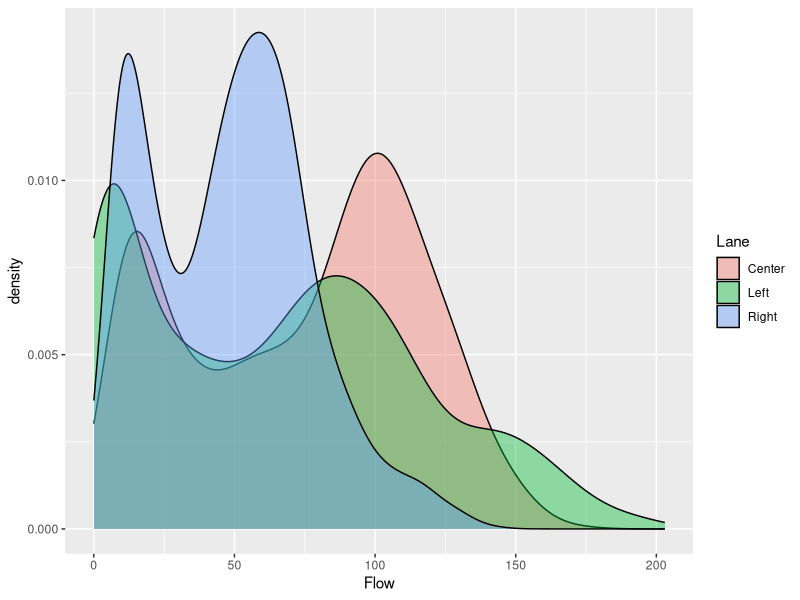
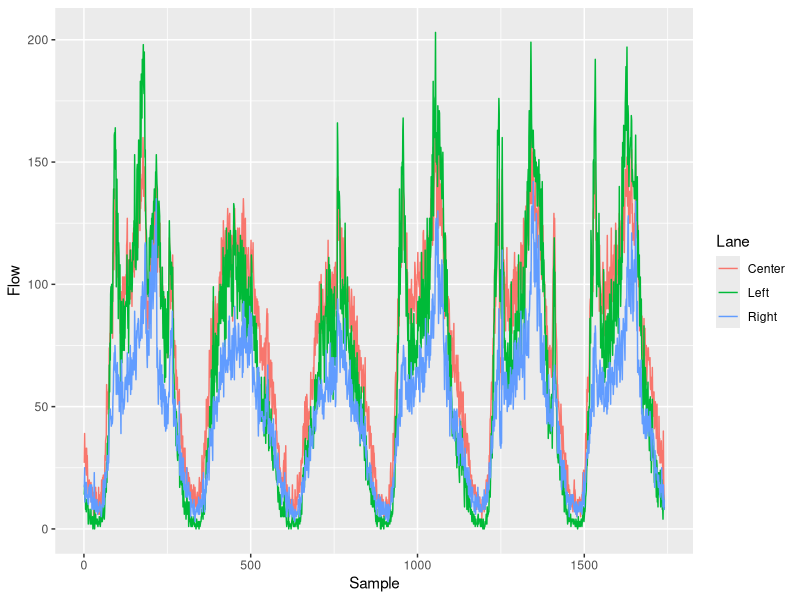
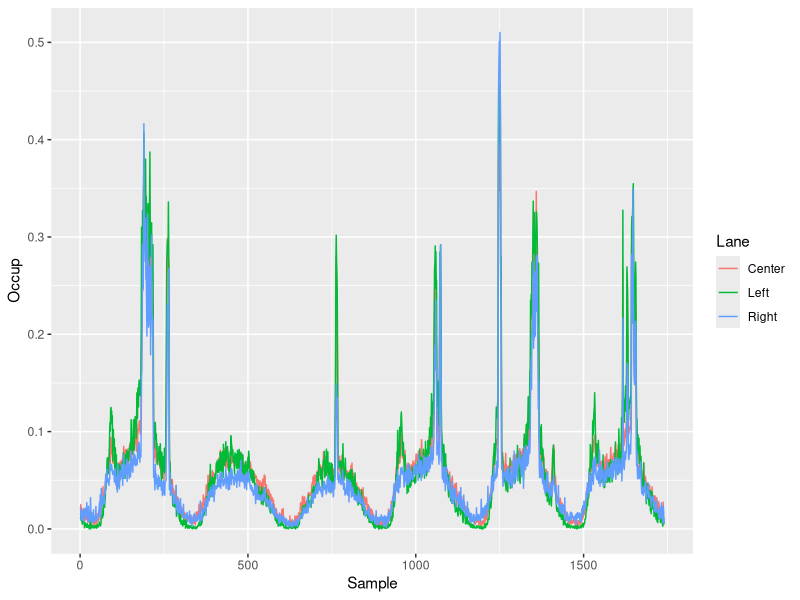
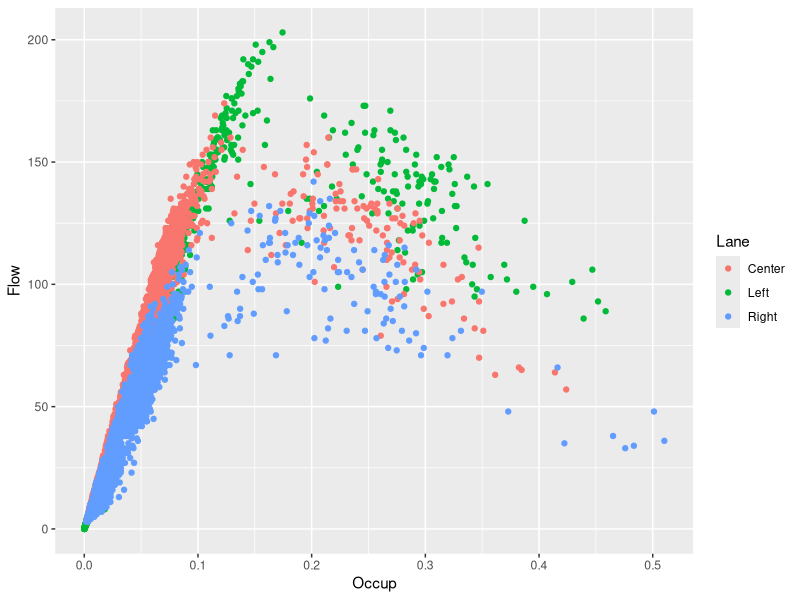

Source code (R) for these figures, in order:
library(dplyr)
library(ggplot2)

t <- read.csv('traffic.csv')

ggplot(t, aes(x = Flow, fill = Lane)) +
    geom_density(alpha = 0.4)

ggplot(t, aes(x = Sample, y = Flow, color = Lane)) +
  geom_line()

ggplot(t, aes(x = Sample, y = Occup, color = Lane)) +
  geom_line()

ggplot(t, aes(x = Occup, y = Flow, color = Lane)) +
  geom_point()

t %>% group_by(Lane) %>% 
  summarise(avFlow = mean(Flow),
            medFlow = median(Flow),
            sdFlow = sd(Flow),
            avOcc = mean(Occup),
            medOcc = median(Occup),
            sdOcc = sd(Occup))
